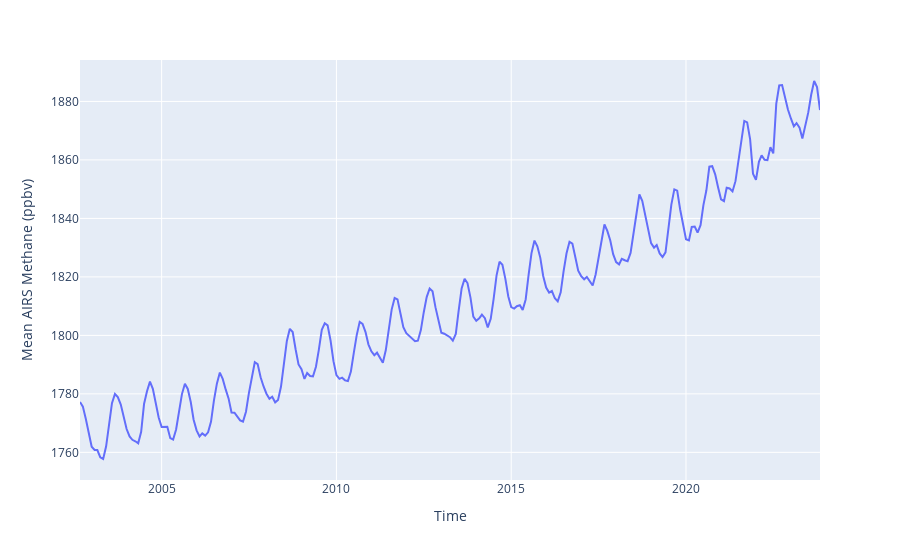

Notebook code cell kept with this figure:
### Code cell
px.line(ch4_data, x="Time", y="Mean AIRS Methane (ppbv)")

### Figure 1 — Plotly figure (JSON) as saved in the notebook; plotly's stock layout.template omitted (floating-point values rounded to 4 significant figures; data arrays with more than 128 entries replaced by an {"elided": "..."} marker saying what was removed)
{"data": [{"hovertemplate": "Time=%{x}<br>Mean AIRS Methane (ppbv)=%{y}<extra></extra>", "legendgroup": "", "line": {"color": "#636efa", "dash": "solid"}, "marker": {"symbol": "circle"}, "mode": "lines", "name": "", "orientation": "v", "showlegend": false, "type": "scatter", "x": {"elided": "255 str values"}, "xaxis": "x", "y": {"elided": "255 float values"}, "yaxis": "y"}], "layout": {"legend": {"tracegroupgap": 0}, "margin": {"t": 60}, "xaxis": {"anchor": "y", "domain": [0, 1], "title": {"text": "Time"}}, "yaxis": {"anchor": "x", "domain": [0, 1], "title": {"text": "Mean AIRS Methane (ppbv)"}}}}
